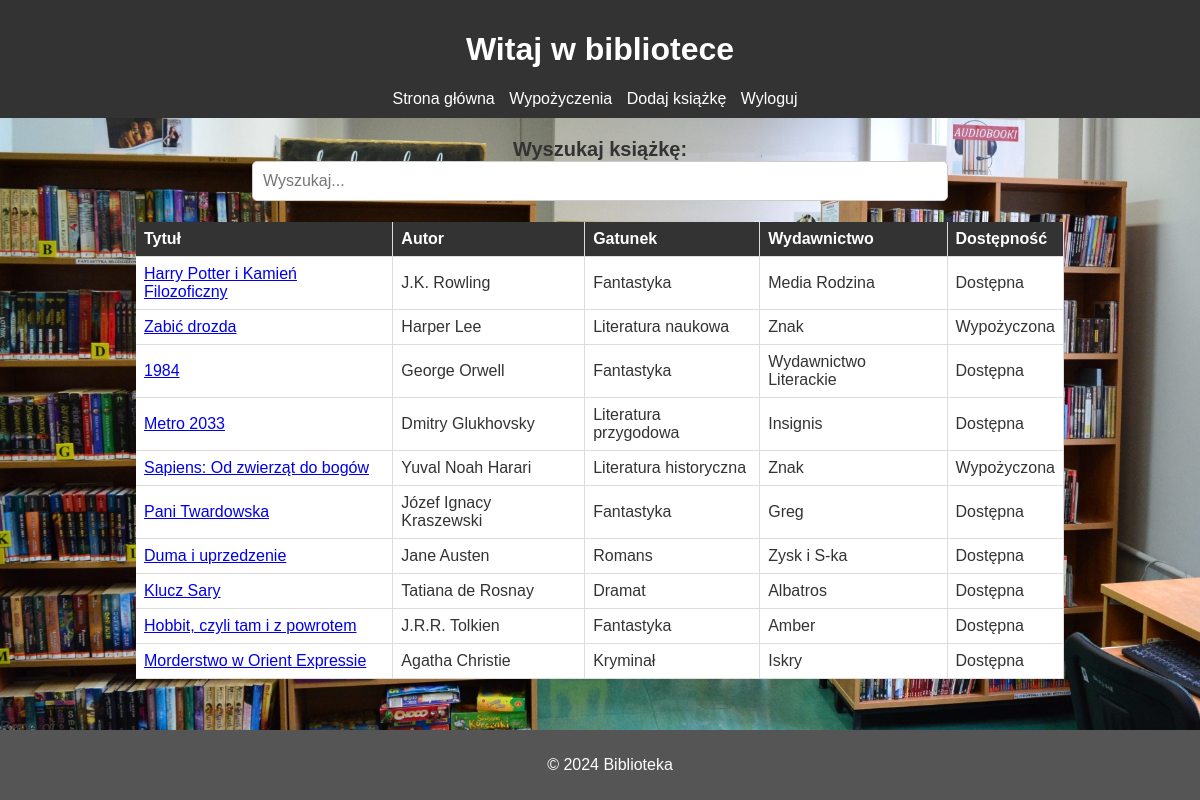
The app's page /books (signed in) with its own data.
### bibliotekarz/models.py (models this page shows, shortened)
class Ksiazki(models.Model):
    Stany = [
        ('Dostępna','Dostępna'),
        ('Wypożyczona','Wypozyczona')
    ]
    Tytul = models.CharField(max_length=100, null=False, unique=True)
    Autor = models.CharField(max_length=50, null=False)
    Gatunek = models.ForeignKey(Gatunki, on_delete=models.CASCADE)
    Liczba_stron = models.PositiveIntegerField()
    Wydawnictwo = models.CharField(max_length=50)
    Rok_wydania = models.PositiveIntegerField()
    Cena = models.DecimalField(decimal_places=2, null=False, validators=[positive_decimal], max_digits=5)
    Liczba_egzamplarzy = models.PositiveIntegerField()
    Liczba_dostepnych_egzemplarzy = models.PositiveIntegerField()
    Opis = models.CharField(max_length=1000)
    Stan = models.CharField(choices=Stany, max_length=20)
    Utworzone_przez = models.ForeignKey(User, on_delete=models.CASCADE)

class Gatunki(models.Model):
    Nazwa = models.CharField(max_length=50)
    def __str__(self) -> str:
        return self.Nazwa

### bibliotekarz/views.py (the view)
# urls.py: path('books', viewsb.ListBooksView.as_view(), name='books'),
class ListBooksView(LoginRequiredMixin, HandleNoPermission, ListView):
    model = Ksiazki
    template_name = 'listBooks.html'
    context_object_name = 'books'
    def test_func(self) -> bool | None:
        user = User.objects.get(id=self.request.user.id)
        if user.ManagerBiblioteki == True or user.Bibliotekarz == True:
            return True
        else:
            return False
    def get_queryset(self):
        query = self.request.GET.get('q')
        if query != None:
            books = Ksiazki.objects.filter(Q(Tytul__icontains=query) |
                                            Q(Autor__icontains=query) |
                                            Q(Gatunek__Nazwa__icontains=query) |
                                            Q(Wydawnictwo__icontains=query) |
                                            Q(Stan__icontains=query))
            return books
        else:
            books = Ksiazki.objects.all()
            return books

### bibliotekarz/templates/listBooks.html (shortened to what this page needs)
<!DOCTYPE html>
{% load static %}
<html lang="en">
<head>
</head>
<body>
    <header>
        <h1>Witaj w bibliotece</h1>
        <nav>
            <ul>
                <li><a href="{% url 'home' %}">Strona główna</a></li>
                <li><a href="{% url 'rents' %}">Wypożyczenia</a></li>
                <li><a href="{% url 'register-book' %}">Dodaj książkę</a></li>
                {% if user.is_authenticated %}
                <li><a href="{% url 'logout' %}">Wyloguj</a></li>
            {% else %}
                <li><a href="{% url 'login' %}">Zaloguj</a></li>
            {% endif %}
            </ul>
        </nav>
    </header>
    <main>
        {% if page == None %}
        <form action="" method="get">
            <label for="search">Wyszukaj książkę:</label>
            <br>
            <input id="search" name="q" type="text" placeholder="Wyszukaj...">
        </form>
        {% endif %}
        <table>
            <tr>
                <th>Tytuł</th>
                <th>Autor</th>
                <th>Gatunek</th>
                <th>Wydawnictwo</th>
                <th>Dostępność</th>
            </tr>
            {% for book in books %}
            <tr>
                <td><a href="{% url 'book' book.id %}">{{ book.Tytul }}</a></td>
                <td>{{ book.Autor }}</td>
                <td>{{ book.Gatunek }}</td>
                <td>{{ book.Wydawnictwo }}</td>
                <td>{{ book.Stan }}</td>
            </tr>
            {% endfor %}
        </table>
    </main>
    <div class="pagination">
        <span class="step-links">
            <span class="current">
                Page {{ page_obj.number }} of {{ page_obj.paginator.num_pages }}.
            </span>
        </span>
    </div>
    <footer>
        <p>&copy; 2024 Biblioteka</p>
    </footer>
</body>
</html>

### bibliotekarz/templates/listBooks.html (style rules this page uses)
body { background-image: url('/static/img/6b695030-7469-4415-945d-a0fe872c6665.jpeg'); background-size: cover; background-repeat: no-repeat; font-family: Arial, sans-serif; margin: 0; padding: 0; color: #333; }
header { background-color: #333; color: white; padding: 10px; text-align: center; }
nav ul { list-style-type: none; margin: 0; padding: 0; }
nav ul li { display: inline; margin-right: 10px; }
nav ul li a { color: white; text-decoration: none; }
main { padding: 20px; text-align: center; }
footer { background-color: #555; color: white; padding: 10px; text-align: center; position: fixed; bottom: 0; width: 100%; }
table { margin: 20px auto; border-collapse: collapse; width: 80%; background-color: white; }
th, td { padding: 8px; border-bottom: 1px solid #ddd; border-right: 1px solid #ddd; text-align: left; }
th { background-color: #333; color: white; }
form { margin-bottom: 20px; text-align: center; }
input[type="text"] { padding: 10px; font-size: 16px; width: 60%; border-radius: 5px; border: 1px solid #ccc; box-sizing: border-box; transition: box-shadow 0.3s, border-color 0.3s; }
label { font-size: 20px; font-weight: bold; }

### records on screen
Ksiazki: Tytul "Harry Potter i Kamień Filozoficzny", Autor "J.K. Rowling", Gatunek "Fantastyka", Wydawnictwo "Media Rodzina", Stan "Dostępna"
Ksiazki: Tytul "Zabić drozda", Autor "Harper Lee", Gatunek "Literatura naukowa", Wydawnictwo "Znak", Stan "Wypożyczona"
Ksiazki: Tytul "1984", Autor "George Orwell", Gatunek "Fantastyka", Wydawnictwo "Wydawnictwo Literackie", Stan "Dostępna"
Ksiazki: Tytul "Metro 2033", Autor "Dmitry Glukhovsky", Gatunek "Literatura przygodowa", Wydawnictwo "Insignis", Stan "Dostępna"
Ksiazki: Tytul "Sapiens: Od zwierząt do bogów", Autor "Yuval Noah Harari", Gatunek "Literatura historyczna", Wydawnictwo "Znak", Stan "Wypożyczona"
Ksiazki: Tytul "Pani Twardowska", Autor "Józef Ignacy Kraszewski", Gatunek "Fantastyka", Wydawnictwo "Greg", Stan "Dostępna"
Ksiazki: Tytul "Duma i uprzedzenie", Autor "Jane Austen", Gatunek "Romans", Wydawnictwo "Zysk i S-ka", Stan "Dostępna"
Ksiazki: Tytul "Klucz Sary", Autor "Tatiana de Rosnay", Gatunek "Dramat", Wydawnictwo "Albatros", Stan "Dostępna"
Ksiazki: Tytul "Hobbit, czyli tam i z powrotem", Autor "J.R.R. Tolkien", Gatunek "Fantastyka", Wydawnictwo "Amber", Stan "Dostępna"
Ksiazki: Tytul "Morderstwo w Orient Expressie", Autor "Agatha Christie", Gatunek "Kryminał", Wydawnictwo "Iskry", Stan "Dostępna"
